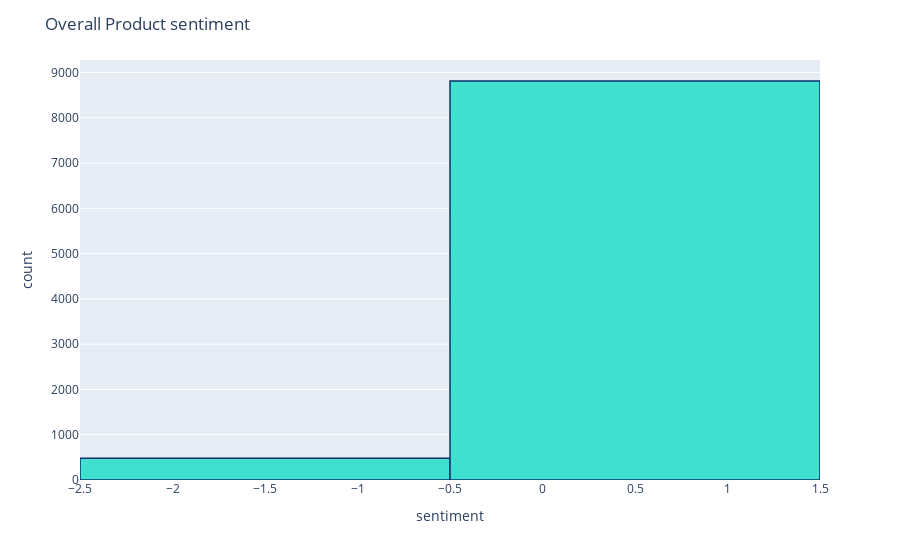

The notebook cell saved with this chart:
### Code cell
fig = px.histogram(data1, x='sentiment')
fig.update_traces(marker_color="turquoise",marker_line_color='rgb(8,48,107)',
                  marker_line_width=1.5)
fig.update_layout(title_text='Overall Product sentiment')
fig.show()

### Figure 1 — Plotly figure (JSON) as saved in the notebook; plotly's stock layout.template omitted (floating-point values rounded to 4 significant figures; data arrays with more than 128 entries replaced by an {"elided": "..."} marker saying what was removed)
{"data": [{"alignmentgroup": "True", "bingroup": "x", "hovertemplate": "sentiment=%{x}<br>count=%{y}<extra></extra>", "legendgroup": "", "marker": {"color": "turquoise", "line": {"color": "rgb(8,48,107)", "width": 1.5}, "pattern": {"shape": ""}}, "name": "", "offsetgroup": "", "orientation": "v", "showlegend": false, "type": "histogram", "x": {"elided": "9290 int values"}, "xaxis": "x", "yaxis": "y"}], "layout": {"barmode": "relative", "legend": {"tracegroupgap": 0}, "margin": {"t": 60}, "title": {"text": "Overall Product sentiment"}, "xaxis": {"anchor": "y", "domain": [0, 1], "title": {"text": "sentiment"}}, "yaxis": {"anchor": "x", "domain": [0, 1], "title": {"text": "count"}}}}
